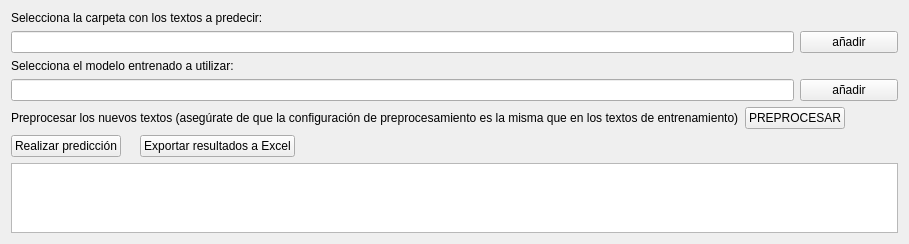
      <widget class="QWidget" name="prediccion">
       <attribute name="title">
        <string>Nueva predicción</string>
       </attribute>
       <layout class="QVBoxLayout" name="verticalLayout_21">
        <item>
         <widget class="QLabel" name="label_37">
          <property name="text">
           <string>Selecciona la carpeta con los textos a predecir:</string>
          </property>
         </widget>
        </item>
        <item>
         <layout class="QHBoxLayout" name="horizontalLayout_45" stretch="8,1">
          <item>
           <widget class="QLineEdit" name="pred_line"/>
          </item>
          <item>
           <widget class="QPushButton" name="folder_pred_button">
            <property name="text">
             <string>añadir</string>
            </property>
           </widget>
          </item>
         </layout>
        </item>
        <item>
         <widget class="QLabel" name="label_38">
          <property name="text">
           <string>Selecciona el modelo entrenado a utilizar:</string>
          </property>
         </widget>
        </item>
        <item>
         <layout class="QHBoxLayout" name="horizontalLayout_53" stretch="8,1">
          <item>
           <widget class="QLineEdit" name="model_line"/>
          </item>
          <item>
           <widget class="QPushButton" name="model_pred_button">
            <property name="text">
             <string>añadir</string>
            </property>
           </widget>
          </item>
         </layout>
        </item>
        <item>
         <layout class="QHBoxLayout" name="horizontalLayout_55">
          <item>
           <widget class="QLabel" name="label_39">
            <property name="text">
             <string>Preprocesar los nuevos textos (asegúrate de que la configuración de preprocesamiento es la misma que en los textos de entrenamiento)</string>
            </property>
           </widget>
          </item>
          <item>
           <widget class="QPushButton" name="prep_prediction_button">
            <property name="text">
             <string>PREPROCESAR</string>
            </property>
           </widget>
          </item>
          <item>
           <widget class="QLabel" name="pred_prep_label">
            <property name="text">
             <string/>
            </property>
           </widget>
          </item>
          <item>
           <spacer name="horizontalSpacer_88">
            <property name="orientation">
             <enum>Qt::Horizontal</enum>
            </property>
            <property name="sizeHint" stdset="0">
             <size>
              <width>40</width>
              <height>20</height>
             </size>
            </property>
           </spacer>
          </item>
         </layout>
        </item>
        <item>
         <layout class="QHBoxLayout" name="horizontalLayout_54">
          <item>
           <widget class="QPushButton" name="pred_button">
            <property name="text">
             <string>Realizar predicción</string>
            </property>
           </widget>
          </item>
          <item>
           <widget class="QLabel" name="pred_label">
            <property name="text">
             <string/>
            </property>
           </widget>
          </item>
          <item>
           <widget class="QPushButton" name="export_button">
            <property name="text">
             <string>Exportar resultados a Excel</string>
            </property>
           </widget>
          </item>
          <item>
           <widget class="QLabel" name="export_label">
            <property name="text">
             <string/>
            </property>
           </widget>
          </item>
          <item>
           <spacer name="horizontalSpacer_87">
            <property name="orientation">
             <enum>Qt::Horizontal</enum>
            </property>
            <property name="sizeHint" stdset="0">
             <size>
              <width>40</width>
              <height>20</height>
             </size>
            </property>
           </spacer>
          </item>
         </layout>
        </item>
        <item>
         <widget class="QTableView" name="pred_tableView">
          <property name="sizeAdjustPolicy">
           <enum>QAbstractScrollArea::AdjustToContents</enum>
          </property>
          <property name="editTriggers">
           <set>QAbstractItemView::AnyKeyPressed|QAbstractItemView::EditKeyPressed</set>
          </property>
          <property name="alternatingRowColors">
           <bool>true</bool>
          </property>
          <property name="sortingEnabled">
           <bool>true</bool>
          </property>
         </widget>
        </item>
       </layout>
      </widget>
